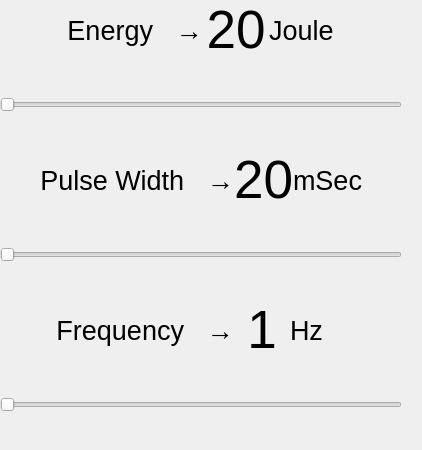
                       <widget class="QFrame" name="epfLayout">
                        <property name="styleSheet">
                         <string notr="true">QLabel:disabled{
color:rgb(188, 188, 188);
}
</string>
                        </property>
                        <layout class="QVBoxLayout" name="verticalLayout_82" stretch="0,0,0,0,0,0">
                         <property name="spacing">
                          <number>0</number>
                         </property>
                         <property name="leftMargin">
                          <number>0</number>
                         </property>
                         <property name="topMargin">
                          <number>0</number>
                         </property>
                         <property name="rightMargin">
                          <number>20</number>
                         </property>
                         <property name="bottomMargin">
                          <number>0</number>
                         </property>
                         <item>
                          <layout class="QHBoxLayout" name="horizontalLayout_81" stretch="1,1,1,1,1">
                           <item>
                            <spacer name="horizontalSpacer_65">
                             <property name="orientation">
                              <enum>Qt::Horizontal</enum>
                             </property>
                             <property name="sizeHint" stdset="0">
                              <size>
                               <width>40</width>
                               <height>20</height>
                              </size>
                             </property>
                            </spacer>
                           </item>
                           <item>
                            <widget class="QLabel" name="lblEnergyCalib">
                             <property name="font">
                              <font>
                               <family>Arial</family>
                               <pointsize>20</pointsize>
                              </font>
                             </property>
                             <property name="text">
                              <string>Energy   →</string>
                             </property>
                             <property name="alignment">
                              <set>Qt::AlignCenter</set>
                             </property>
                            </widget>
                           </item>
                           <item>
                            <widget class="QLabel" name="lblEnergyValueCalib">
                             <property name="font">
                              <font>
                               <family>Arial</family>
                               <pointsize>40</pointsize>
                              </font>
                             </property>
                             <property name="text">
                              <string>20</string>
                             </property>
                             <property name="alignment">
                              <set>Qt::AlignCenter</set>
                             </property>
                            </widget>
                           </item>
                           <item>
                            <widget class="QLabel" name="lblJouleCalib">
                             <property name="font">
                              <font>
                               <family>Arial</family>
                               <pointsize>20</pointsize>
                              </font>
                             </property>
                             <property name="text">
                              <string>Joule</string>
                             </property>
                             <property name="alignment">
                              <set>Qt::AlignLeading|Qt::AlignLeft|Qt::AlignVCenter</set>
                             </property>
                            </widget>
                           </item>
                           <item>
                            <spacer name="horizontalSpacer_72">
                             <property name="orientation">
                              <enum>Qt::Horizontal</enum>
                             </property>
                             <property name="sizeHint" stdset="0">
                              <size>
                               <width>40</width>
                               <height>20</height>
                              </size>
                             </property>
                            </spacer>
                           </item>
                          </layout>
                         </item>
                         <item>
                          <widget class="QSlider" name="sliderEnergyCalib">
                           <property name="minimumSize">
                            <size>
                             <width>0</width>
                             <height>90</height>
                            </size>
                           </property>
                           <property name="minimum">
                            <number>2</number>
                           </property>
                           <property name="maximum">
                            <number>10</number>
                           </property>
                           <property name="singleStep">
                            <number>1</number>
                           </property>
                           <property name="value">
                            <number>2</number>
                           </property>
                           <property name="tracking">
                            <bool>true</bool>
                           </property>
                           <property name="orientation">
                            <enum>Qt::Horizontal</enum>
                           </property>
                           <property name="tickPosition">
                            <enum>QSlider::NoTicks</enum>
                           </property>
                           <property name="tickInterval">
                            <number>0</number>
                           </property>
                          </widget>
                         </item>
                         <item>
                          <layout class="QHBoxLayout" name="horizontalLayout_110" stretch="1,1,1,1,1">
                           <property name="bottomMargin">
                            <number>0</number>
                           </property>
                           <item>
                            <spacer name="horizontalSpacer_109">
                             <property name="orientation">
                              <enum>Qt::Horizontal</enum>
                             </property>
                             <property name="sizeHint" stdset="0">
                              <size>
                               <width>40</width>
                               <height>20</height>
                              </size>
                             </property>
                            </spacer>
                           </item>
                           <item>
                            <widget class="QLabel" name="lblPulseWidthCalib">
                             <property name="enabled">
                              <bool>true</bool>
                             </property>
                             <property name="font">
                              <font>
                               <family>Arial</family>
                               <pointsize>20</pointsize>
                              </font>
                             </property>
                             <property name="text">
                              <string>Pulse Width   →</string>
                             </property>
                             <property name="alignment">
                              <set>Qt::AlignCenter</set>
                             </property>
                            </widget>
                           </item>
                           <item>
                            <widget class="QLabel" name="lblPulseWidthValueCalib">
                             <property name="enabled">
                              <bool>true</bool>
                             </property>
                             <property name="font">
                              <font>
                               <family>Arial</family>
                               <pointsize>40</pointsize>
                              </font>
                             </property>
                             <property name="text">
                              <string>20</string>
                             </property>
                             <property name="alignment">
                              <set>Qt::AlignCenter</set>
                             </property>
                            </widget>
                           </item>
                           <item>
                            <widget class="QLabel" name="lblmSecCalib">
                             <property name="enabled">
                              <bool>true</bool>
                             </property>
                             <property name="font">
                              <font>
                               <family>Arial</family>
                               <pointsize>20</pointsize>
                              </font>
                             </property>
                             <property name="text">
                              <string>mSec</string>
                             </property>
                             <property name="alignment">
                              <set>Qt::AlignLeading|Qt::AlignLeft|Qt::AlignVCenter</set>
                             </property>
                            </widget>
                           </item>
                           <item>
                            <spacer name="horizontalSpacer_129">
                             <property name="orientation">
                              <enum>Qt::Horizontal</enum>
                             </property>
                             <property name="sizeHint" stdset="0">
                              <size>
                               <width>40</width>
                               <height>20</height>
                              </size>
                             </property>
                            </spacer>
                           </item>
                          </layout>
                         </item>
                         <item>
                          <widget class="QSlider" name="sliderPulseWidthCalib">
                           <property name="enabled">
                            <bool>false</bool>
                           </property>
                           <property name="minimumSize">
                            <size>
                             <width>0</width>
                             <height>90</height>
                            </size>
                           </property>
                           <property name="minimum">
                            <number>20</number>
                           </property>
                           <property name="maximum">
                            <number>100</number>
                           </property>
                           <property name="orientation">
                            <enum>Qt::Horizontal</enum>
                           </property>
                          </widget>
                         </item>
                         <item>
                          <layout class="QHBoxLayout" name="horizontalLayout_112" stretch="1,1,1,1,1">
                           <property name="topMargin">
                            <number>0</number>
                           </property>
                           <item>
                            <spacer name="horizontalSpacer_130">
                             <property name="orientation">
                              <enum>Qt::Horizontal</enum>
                             </property>
                             <property name="sizeHint" stdset="0">
                              <size>
                               <width>40</width>
                               <height>20</height>
                              </size>
                             </property>
                            </spacer>
                           </item>
                           <item>
                            <widget class="QLabel" name="lblFrequencyCalib">
                             <property name="font">
                              <font>
                               <family>Arial</family>
                               <pointsize>20</pointsize>
                              </font>
                             </property>
                             <property name="text">
                              <string>Frequency   →</string>
                             </property>
                             <property name="alignment">
                              <set>Qt::AlignCenter</set>
                             </property>
                            </widget>
                           </item>
                           <item>
                            <widget class="QLabel" name="lblFrequencyValueCalib">
                             <property name="font">
                              <font>
                               <family>Arial</family>
                               <pointsize>40</pointsize>
                              </font>
                             </property>
                             <property name="text">
                              <string>1</string>
                             </property>
                             <property name="alignment">
                              <set>Qt::AlignCenter</set>
                             </property>
                            </widget>
                           </item>
                           <item>
                            <widget class="QLabel" name="lblHzCalib">
                             <property name="font">
                              <font>
                               <family>Arial</family>
                               <pointsize>20</pointsize>
                              </font>
                             </property>
                             <property name="text">
                              <string>Hz</string>
                             </property>
                             <property name="alignment">
                              <set>Qt::AlignLeading|Qt::AlignLeft|Qt::AlignVCenter</set>
                             </property>
                            </widget>
                           </item>
                           <item>
                            <spacer name="horizontalSpacer_131">
                             <property name="orientation">
                              <enum>Qt::Horizontal</enum>
                             </property>
                             <property name="sizeHint" stdset="0">
                              <size>
                               <width>40</width>
                               <height>20</height>
                              </size>
                             </property>
                            </spacer>
                           </item>
                          </layout>
                         </item>
                         <item>
                          <widget class="QSlider" name="sliderFrequencyCalib">
                           <property name="minimumSize">
                            <size>
                             <width>0</width>
                             <height>90</height>
                            </size>
                           </property>
                           <property name="minimum">
                            <number>1</number>
                           </property>
                           <property name="maximum">
                            <number>10</number>
                           </property>
                           <property name="orientation">
                            <enum>Qt::Horizontal</enum>
                           </property>
                          </widget>
                         </item>
                        </layout>
                       </widget>
